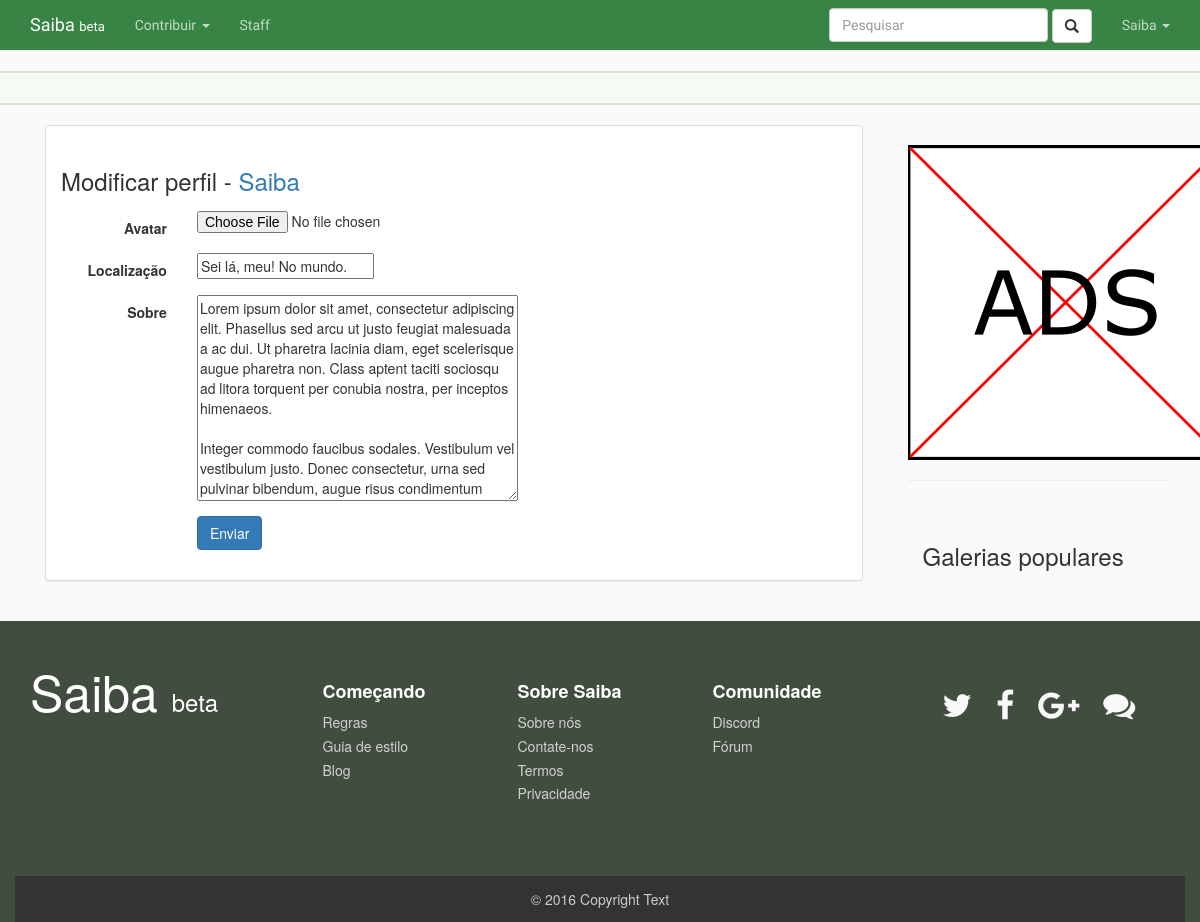
Page /perfil/saiba/editar (signed in) on the earlier database version.
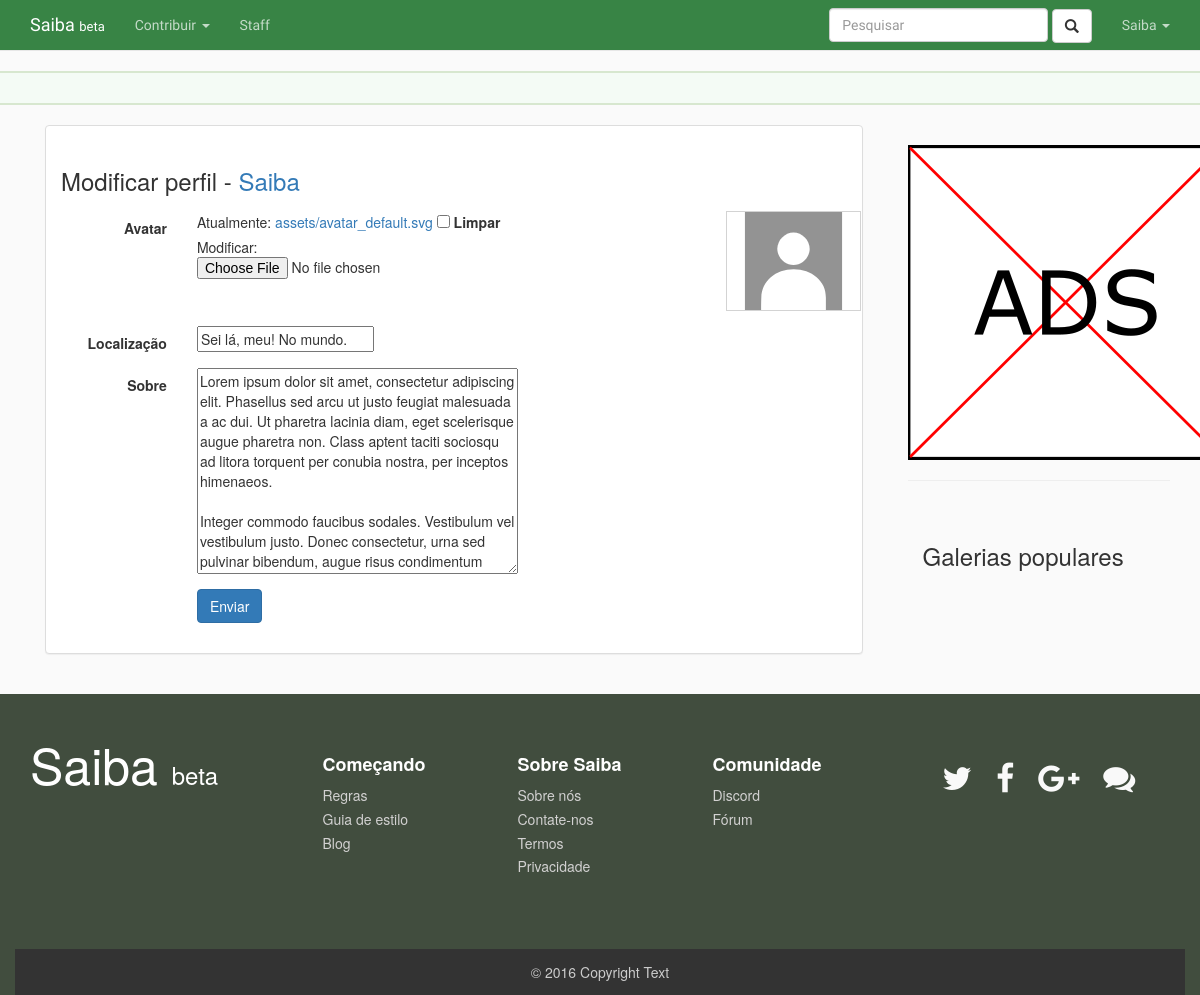
Same page on the later database version.
### profile/models.py (models this page shows, shortened)
class Profile(models.Model):
    user        = models.OneToOneField(User, blank=True, null=True, default=None, on_delete=models.CASCADE)
    title       = models.CharField(max_length = 500, blank=True)
    slug        = models.SlugField(max_length=250, default="", blank=True)
    avatar      = models.ImageField(blank=True, upload_to='avatars/', default='assets/avatar_default.svg')
    gender      = models.CharField(max_length = 500, blank=True)
    location    = models.CharField(max_length = 500, blank=True)
    about       = models.TextField(max_length = 1500, blank=True)
    groups      = models.ManyToManyField(UserGroup, blank=True)
    def HasPermission(self, permission_code):
        permission = UserPermission.objects.filter(code_name=permission_code).first()
        if permission:
            for group in self.groups.all():
                if group.permissions.filter(id=permission.id).exists():
                    return True
        return False

### profile/views.py (the view)
# urls.py: url(r'^(?P<entry_slug>[\w-]+)/editar', views.edit, name='edit'),
def edit(request, name_slug):
    profile = get_object_or_404(Profile, slug=name_slug)
    edit_form = EditProfileForm(request.POST or None, instance=profile)
    if (request.user.profile.HasPermission('edit_user') or request.user.profile.slug == name_slug) == False:
        return redirect('profile:detail', name_slug=profile.slug)
    if edit_form.is_valid():
        saved_profile = edit_form.save()
        return redirect('profile:detail', name_slug=saved_profile.slug)
    context = {"profile": profile, 'edit_form': edit_form}
    return render(request, 'profile/profile_edit.html', context)

### profile/forms.py
class EditProfileForm(ModelForm):
    class Meta:
        model = Profile
        fields = ["avatar", "gender", "location", "about"]

### profile/templates/profile/profile_edit.html (shortened to what this page needs)
﻿{% extends 'home/base.html' %}
{% block body %}
<div class="container-fluid">
    <div class="row">
        <div class="col-md-12">
            <div class="panel panel-default">
                <div class="panel-body">
                    <h2>Modificar perfil - <a href={% url 'profile:detail' profile.slug %}>{{profile.user.username}}</a></h2>
                    <form class="form-horizontal" role="form" action="" method="post" enctype="multipart/form-data">
                        <div class="form-group">
                            <label class="control-label col-sm-2" for="field">Avatar</label>
                            <div class="col-sm-8">{{ edit_form.avatar }}</div>
                            {% if profile.avatar %}
                            <img class='media-object col-sm-2' style="border-style:solid; border-width:1px; border-color:lightgrey;" src='{{profile.avatar.url}}' width='100' height='100'>
                            {% endif %}
                        </div>
                        <div class="form-group">
                            <label class="control-label col-sm-2" for="field">Localização</label>
                            <div class="col-sm-8">{{ edit_form.location }}</div>
                        </div>
                        <div class="form-group">
                            <label class="control-label col-sm-2" for="field">Sobre</label>
                            <div class="col-sm-8">{{ edit_form.about }}</div>
                        </div>
                        <div class="form-group">
                            <div class="col-sm-offset-2 col-sm-10">
                                <button type="submit" id="send" class="btn btn-primary submit-media">Enviar</button>
                            </div>
                        </div>
                    </form>
                </div>
            </div>
        </div>
    </div>
</div>
{% endblock %}

### home/templates/home/base.html (shortened to what this page needs)
﻿<!DOCTYPE html>
<html lang="pt-br">
    <head>
        {% load staticfiles %}
        <link rel="stylesheet" href="https://maxcdn.bootstrapcdn.com/bootstrap/3.3.6/css/bootstrap.min.css">
        <link rel="stylesheet" href="http://cdnjs.cloudflare.com/ajax/libs/font-awesome/4.6.3/css/font-awesome.min.css">
        <link rel="stylesheet" type="text/css" href="{% static 'home/style.css' %}"/>
        <link rel="stylesheet" type="text/css" href="{% static 'home/navbar.css' %}"/>
        <link rel="stylesheet" type="text/css" href="{% static 'home/base.css' %}"/>
        <link rel="stylesheet" type="text/css" href="{% static 'home/css/footer.css' %}"/>
    </head>
    <body>
        <nav id="saiba-navbar" class="navbar navbar-default navbar-fixed-top">
            <div class="container">
                <div class="navbar-header">
                    <a class="navbar-brand" href="{% url 'home:index' %}" style="font-family:Raleway;">Saiba <span class="navbar-version">beta</span></a>
                </div>
                <div id="navbar" class="navbar-collapse collapse" style="font-family:Source Sans Pro;">
                    <ul class="nav navbar-nav">
                        <li class="dropdown">
                            <a href="#" class="dropdown-toggle" data-toggle="dropdown" role="button" aria-haspopup="true" aria-expanded="false">Contribuir <span class="caret"></span></a>
                        </li>
                        {% if user.is_staff %}
                            <li>
                                <a href="{% url 'staff:index' %}" role="button">Staff</a>
                            </li>
                        {% endif %}
                    </ul>
                    <ul class="nav navbar-nav navbar-right">
                        <li>
                            <form class="navbar-form navbar-left" action="{% url 'home:page_search' %}" method="get">
                                <div class="form-group">
                                    <input id="navbar-search" name="q" type="text" class="form-control" placeholder="Pesquisar" autocomplete="off">
                                    <button type="submit" class="btn btn-default glyphicon glyphicon-search"></button>
                                </div>
                            </form>
                        </li>
                        {% if user.is_authenticated %}
                            <li class="dropdown">
                                <a href="#" class="dropdown-toggle" data-toggle="dropdown" role="button" aria-haspopup="true" aria-expanded="false">{{user.username}} <span class="caret"></span></a>
                            </li>
                        {% endif %}
                    </ul>
                </div>
            </div>
        </nav>
        <div id="trending" class="col-md-12">
        </div>
        <div id="site-conteudo" class="col-md-12">
            <div id="site-contexto" class="col-md-9">
                {% block body %}
                {% endblock %}
            </div>
            <div id="sidebar" class="col-md-3">{% include "home/sidebar.html" %}</div>
        </div>
        {% include 'home/footer.html' %}
    </body>
</html>

### home/templates/home/sidebar.html (shortened to what this page needs)
﻿<section id="ads">
    <img src="/media/ad_test.png" class='media-object'/>
</section>
<hr/>
<section id="imagens-populares" class="container media col-md-12">
    <h2>Galerias populares</h2>
</section>

### home/templates/home/footer.html
﻿<footer id="saiba-footer" class="col-md-12">
    <div class="container">
        <div class="row">
            <div class="col-sm-3">
                <h2 class="logo"><a href="{% url 'home:index' %}"> Saiba </a> <span class="saiba-version">beta</span></h2>
            </div>
            <div class="col-sm-2">
                <h5>Começando</h5>
                <ul>
                    <li><a href="{% url 'content:bpost_detail' 'regras'%}">Regras</a></li>
                    <li><a href="{% url 'content:bpost_detail' 'guia-de-estilo'%}">Guia de estilo</a></li>
                    <li><a href="{% url 'content:bpost_index' %}">Blog</a></li>
                </ul>
            </div>
            <div class="col-sm-2">
                <h5>Sobre Saiba</h5>
                <ul>
                    <li><a href="{% url 'content:bpost_detail' 'sobre'%}">Sobre nós</a></li>
                    <li><a href="{% url 'content:bpost_detail' 'contate' %}">Contate-nos</a></li>
                    <li><a href="{% url 'content:bpost_detail' 'termos' %}">Termos</a></li>
                    <li><a href="{% url 'content:bpost_detail' 'privacidade' %}">Privacidade</a></li>
                </ul>
            </div>
            <div class="col-sm-2">
                <h5>Comunidade</h5>
                <ul>
                    <li><a href="#">Discord</a></li>
                    <li><a href="#">Fórum</a></li>
                </ul>
            </div>
            <div class="col-sm-3">
                <div class="social-networks">
                    <a href="#" class="twitter"><i class="fa fa-twitter"></i></a>
                    <a href="#" class="facebook"><i class="fa fa-facebook"></i></a>
                    <a href="#" class="google"><i class="fa fa-google-plus"></i></a>
                    <a href="#" class="chat"><i class="fa fa-comments "></i></a>
                </div>
            </div>
        </div>
    </div>
    <div class="footer-copyright">
        <p>© 2016 Copyright Text </p>
    </div>
</footer>

### home/static/home/style.css (style rules this page uses)
h2 { font-size: 24px; line-height: 40px; }
h5 { font-size: 12px; line-height: 20px; }

### home/static/home/base.css (style rules this page uses)
#trending { background-color: #f4fbf5; padding: 15px 0px 15px 0px; border-width: 2px 0px 2px 0px; border-style: solid; border-color: #d7e7cf; margin-top: 15px; }
#site-conteudo { margin-top: 20px; margin-bottom: 20px; }
.navbar-default { background-color: #388445; border-color: #E7E7E7; }
.navbar-default .navbar-brand { color: white; }
.navbar-version { font-size: 13px; }
.navbar-default .navbar-nav > li > a { color: rgba(255, 255, 255, 0.7); }
.navbar-default .navbar-nav > .dropdown > a .caret { border-top-color: rgba(255, 255, 255, 0.7); border-bottom-color: rgba(255, 255, 255, 0.7); }

### home/static/home/css/footer.css (style rules this page uses)
#saiba-footer { background-color: #414d3e; color: white; padding-top: 30px; }
#saiba-footer .footer-copyright { background-color: #333333; padding-top: 3px; padding-bottom: 3px; text-align: center; }
#saiba-footer .row { margin-bottom: 60px; }
#saiba-footer .footer-copyright p { margin: 10px; color: #ccc; }
#saiba-footer ul { list-style-type: none; padding-left: 0; line-height: 1.7; }
#saiba-footer h5 { font-size: 18px; color: white; font-weight: bold; margin-top: 30px; }
#saiba-footer h2 a { font-size: 50px; text-align: center; color: #fff; }
#saiba-footer a { color: #d2d1d1; text-decoration: none; }
#saiba-footer .social-networks { text-align: center; padding-top: 30px; padding-bottom: 16px; }
#saiba-footer .social-networks a { font-size: 32px; color: #f9f9f9; padding: 10px; transition: 0.2s; }
html { height: 100%; }
#saiba-footer { flex: 0 0 auto; -webkit-flex: 0 0 auto; }

Differences in the rows shown:
changed Profile "Sei lá, meu! No mundo.": avatar: picture added
Other differences:
form field avatar: (not shown) → "☐"
text now shown: "Atualmente: assets/avatar_default.svg Limpar Modificar:"
